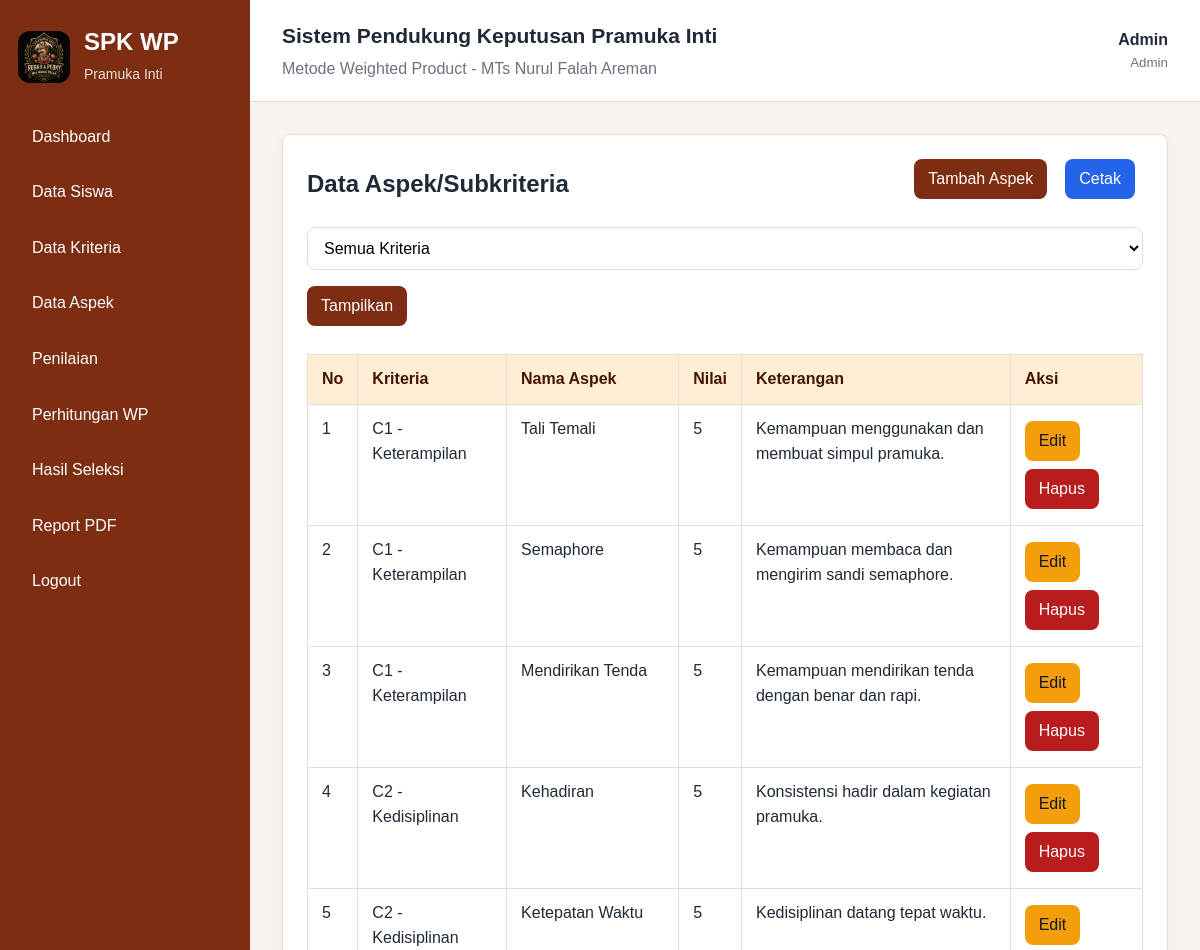
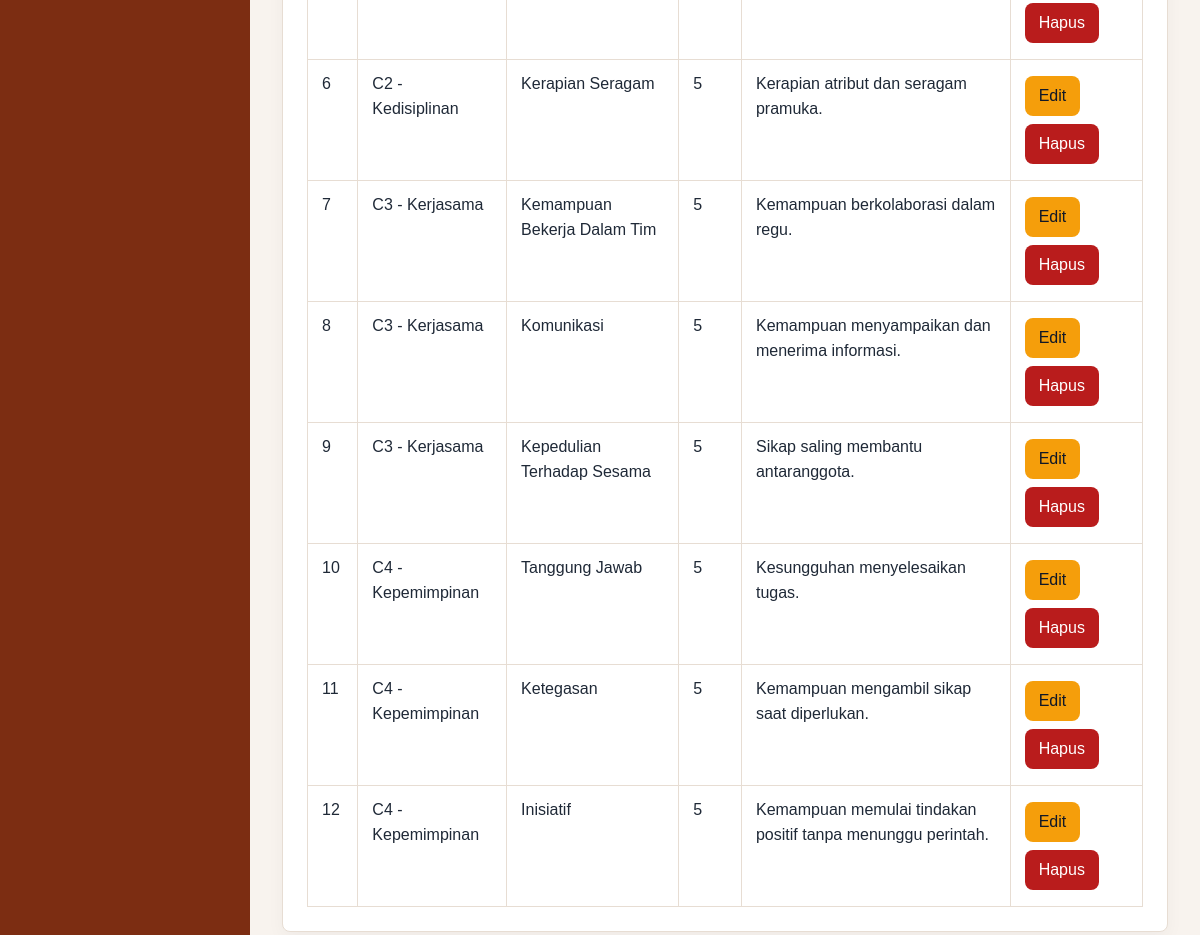
/pages/aspek/index.php (signed in), run on the app's committed database (2 pictures, top to bottom).
### tables this page shows
CREATE TABLE aspek (
    id_aspek INT AUTO_INCREMENT PRIMARY KEY,
    id_kriteria INT NOT NULL,
    nama_aspek VARCHAR(100) NOT NULL,
    nilai INT NOT NULL,
    keterangan TEXT,
    CONSTRAINT fk_aspek_kriteria FOREIGN KEY (id_kriteria) REFERENCES kriteria(id_kriteria) ON DELETE CASCADE ON UPDATE CASCADE
);

CREATE TABLE kriteria (
    id_kriteria INT AUTO_INCREMENT PRIMARY KEY,
    kode_kriteria VARCHAR(10) NOT NULL UNIQUE,
    nama_kriteria VARCHAR(100) NOT NULL,
    bobot FLOAT NOT NULL,
    tipe ENUM('benefit','cost') NOT NULL DEFAULT 'benefit'
);

### includes/auth.php (called while the page is built, shortened)
<?php
function base_url(string $path = ''): string
{
    static $base = null;
    if ($base === null) {
        $documentRoot = realpath($_SERVER['DOCUMENT_ROOT'] ?? '');
        $projectRoot = realpath(dirname(__DIR__));
        if ($documentRoot && $projectRoot) {
            $documentRoot = rtrim(str_replace('\\', '/', $documentRoot), '/');
            $projectRoot = str_replace('\\', '/', $projectRoot);
            if (stripos($projectRoot, $documentRoot) === 0) {
                $base = trim(substr($projectRoot, strlen($documentRoot)), '/');
                $base = $base === '' ? '' : '/' . $base;
            }
        }
    }
    return $base . ($path ? '/' . ltrim($path, '/') : '');
}
function e($value): string
{
    return htmlspecialchars((string) $value, ENT_QUOTES, 'UTF-8');
}
function user_role(): string
{
    return $_SESSION['user']['role'] ?? '';
}

### pages/aspek/index.php (the view, shortened to what this page needs)
<?php
require_once __DIR__ . '/../../config/database.php';
require_once __DIR__ . '/../../includes/auth.php';
$idKriteria = (int) ($_GET['id_kriteria'] ?? 0);
$sql = 'SELECT a.*, k.kode_kriteria, k.nama_kriteria FROM aspek a JOIN kriteria k ON k.id_kriteria=a.id_kriteria';
$params = [];
$sql .= ' ORDER BY k.kode_kriteria ASC, a.id_aspek ASC';
$stmt = $pdo->prepare($sql);
$stmt->execute($params);
$rows = $stmt->fetchAll();
include __DIR__ . '/../../includes/header.php';
?>
<div class="card">
    <div class="toolbar"><h2>Data Aspek/Subkriteria</h2><div><a class="btn btn-primary" href="tambah.php">Tambah Aspek</a><a class="btn btn-print" href="cetak.php<?= $idKriteria ? '?id_kriteria=' . e($idKriteria) : '' ?>" target="_blank">Cetak</a></div></div>
    <form method="get" class="toolbar"><select name="id_kriteria"><option value="0">Semua Kriteria</option></select><button class="btn btn-primary">Tampilkan</button></form>
    <div class="table-responsive"><table><thead><tr><th>No</th><th>Kriteria</th><th>Nama Aspek</th><th>Nilai</th><th>Keterangan</th><th>Aksi</th></tr></thead><tbody><?php foreach ($rows as $i => $row): ?><tr><td><?= $i + 1 ?></td><td><?= e($row['kode_kriteria'] . ' - ' . $row['nama_kriteria']) ?></td><td><?= e($row['nama_aspek']) ?></td><td><?= e($row['nilai']) ?></td><td><?= e($row['keterangan']) ?></td><td><a class="btn btn-warning" href="edit.php?id=<?= e($row['id_aspek']) ?>">Edit</a><a class="btn btn-danger" href="hapus.php?id=<?= e($row['id_aspek']) ?>" data-confirm="Hapus aspek ini?">Hapus</a></td></tr><?php endforeach; ?></tbody></table></div>
</div>
<?php include __DIR__ . '/../../includes/footer.php'; ?>

### includes/header.php (shortened to what this page needs)
<?php
require_once __DIR__ . '/auth.php';
?>
<!DOCTYPE html>
<html lang="id">
<head>
    <link rel="stylesheet" href="<?= e(base_url('assets/css/style.css')) ?>">
</head>
<body>
<div class="app">
    <?php include __DIR__ . '/sidebar.php'; ?>
    <main class="main">
        <header class="topbar">
            <div>
                <h1>Sistem Pendukung Keputusan Pramuka Inti</h1>
                <p>Metode Weighted Product - MTs Nurul Falah Areman</p>
            </div>
            <div class="user-box">
                <strong><?= e($_SESSION['user']['nama'] ?? '') ?></strong>
                <small><?= e(str_replace('_', ' ', user_role())) ?></small>
            </div>
        </header>
        <section class="content">

### includes/sidebar.php
<aside class="sidebar">
    <div class="brand">
        <img src="<?= e(base_url('logo.png')) ?>" alt="Logo SPK Pramuka WP" class="brand-logo">
        <div>SPK WP<br><span>Pramuka Inti</span></div>
    </div>
    <nav>
        <a href="<?= e(base_url('index.php')) ?>">Dashboard</a>
        <a href="<?= e(base_url('pages/siswa/index.php')) ?>">Data Siswa</a>
        <a href="<?= e(base_url('pages/kriteria/index.php')) ?>">Data Kriteria</a>
        <a href="<?= e(base_url('pages/aspek/index.php')) ?>">Data Aspek</a>
        <a href="<?= e(base_url('pages/penilaian/index.php')) ?>">Penilaian</a>
        <a href="<?= e(base_url('pages/perhitungan/index.php')) ?>">Perhitungan WP</a>
        <a href="<?= e(base_url('pages/hasil-seleksi/index.php')) ?>">Hasil Seleksi</a>
        <a href="<?= e(base_url('pages/report/index.php')) ?>">Report PDF</a>
        <a href="<?= e(base_url('logout.php')) ?>" class="logout">Logout</a>
    </nav>
</aside>

### includes/footer.php (shortened to what this page needs)
        </section>
    </main>
</div>
</body>
</html>

### assets/css/style.css (style rules this page uses)
:root { --primary: #7c2d12; --primary-light: #ffedd5; --dark: #1f2937; --muted: #6b7280; --border: #e7ddd3; --bg: #f8f3ee; --white: #ffffff; --danger: #b91c1c; --warning: #854d0e; }
* { box-sizing: border-box; }
body { margin: 0; font-family: Arial, sans-serif; background: var(--bg); color: var(--dark); line-height: 1.55; }
a { color: inherit; text-decoration: none; }
input, select, textarea, button { font: inherit; }
.app { min-height: 100vh; display: flex; }
.sidebar { width: 250px; background: var(--primary); color: var(--white); padding: 28px 18px; position: fixed; inset: 0 auto 0 0; overflow-y: auto; }
.brand { display: flex; align-items: center; gap: 14px; font-size: 24px; font-weight: 700; margin-bottom: 28px; line-height: 1.2; }
.brand span { font-size: 14px; font-weight: 400; opacity: .85; }
.brand-logo { width: 52px; height: 52px; object-fit: contain; border-radius: 12px; flex-shrink: 0; }
.sidebar nav { display: grid; gap: 10px; }
.sidebar a { display: block; padding: 12px 14px; border-radius: 8px; color: var(--white); line-height: 1.35; }
.main { margin-left: 250px; flex: 1; min-width: 0; }
.topbar { background: var(--white); border-bottom: 1px solid var(--border); padding: 20px 32px; display: flex; align-items: center; justify-content: space-between; gap: 20px; }
.topbar h1 { margin: 0; font-size: 21px; }
.topbar p { margin: 4px 0 0; color: var(--muted); }
.user-box { text-align: right; min-width: max-content; }
.user-box small { display: block; color: var(--muted); text-transform: capitalize; }
.content { padding: 32px; }
.card { background: var(--white); border: 1px solid var(--border); border-radius: 8px; padding: 24px; margin-bottom: 24px; box-shadow: 0 6px 18px rgba(15, 23, 42, .04); }
.card h2, .card h3 { margin: 0 0 16px; line-height: 1.3; }
.toolbar { display: flex; justify-content: space-between; gap: 16px; flex-wrap: wrap; align-items: center; margin-bottom: 20px; }
.toolbar h2 { margin: 0; line-height: 1.3; }
.toolbar>div { display: flex; flex-wrap: wrap; gap: 10px; }
.table-responsive { overflow-x: auto; }
table { width: 100%; border-collapse: collapse; background: var(--white); }
th, td { border: 1px solid var(--border); padding: 12px 14px; text-align: left; vertical-align: top; }
th { background: var(--primary-light); color: #431407; }
td .btn { margin: 4px 6px 4px 0; }
input, select, textarea { width: 100%; border: 1px solid var(--border); border-radius: 8px; padding: 11px 12px; background: #fff; }
.btn { display: inline-flex; align-items: center; justify-content: center; gap: 6px; border: 0; border-radius: 8px; padding: 10px 14px; cursor: pointer; background: #e5e7eb; color: var(--dark); margin: 0 8px 8px 0; line-height: 1.25; min-height: 40px; }
.btn-primary { background: var(--primary); color: var(--white); }
.btn-danger { background: var(--danger); color: var(--white); }
.btn-warning { background: #f59e0b; color: #111827; }
.btn-print { background: #2563eb; color: var(--white); }

### data on the page
aspek: id_kriteria.nama_kriteria "C1 - Keterampilan", nama_aspek "Tali Temali", nilai "5", keterangan "Kemampuan menggunakan dan membuat simpul pramuka."
aspek: id_kriteria.nama_kriteria "C1 - Keterampilan", nama_aspek "Semaphore", nilai "5", keterangan "Kemampuan membaca dan mengirim sandi semaphore."
aspek: id_kriteria.nama_kriteria "C1 - Keterampilan", nama_aspek "Mendirikan Tenda", nilai "5", keterangan "Kemampuan mendirikan tenda dengan benar dan rapi."
aspek: id_kriteria.nama_kriteria "C2 - Kedisiplinan", nama_aspek "Kehadiran", nilai "5", keterangan "Konsistensi hadir dalam kegiatan pramuka."
aspek: id_kriteria.nama_kriteria "C2 - Kedisiplinan", nama_aspek "Ketepatan Waktu", nilai "5", keterangan "Kedisiplinan datang tepat waktu."
aspek: id_kriteria.nama_kriteria "C2 - Kedisiplinan", nama_aspek "Kerapian Seragam", nilai "5", keterangan "Kerapian atribut dan seragam pramuka."
aspek: id_kriteria.nama_kriteria "C3 - Kerjasama", nama_aspek "Kemampuan Bekerja Dalam Tim", nilai "5", keterangan "Kemampuan berkolaborasi dalam regu."
aspek: id_kriteria.nama_kriteria "C3 - Kerjasama", nama_aspek "Komunikasi", nilai "5", keterangan "Kemampuan menyampaikan dan menerima informasi."
aspek: id_kriteria.nama_kriteria "C3 - Kerjasama", nama_aspek "Kepedulian Terhadap Sesama", nilai "5", keterangan "Sikap saling membantu antaranggota."
aspek: id_kriteria.nama_kriteria "C4 - Kepemimpinan", nama_aspek "Tanggung Jawab", nilai "5", keterangan "Kesungguhan menyelesaikan tugas."
aspek: id_kriteria.nama_kriteria "C4 - Kepemimpinan", nama_aspek "Ketegasan", nilai "5", keterangan "Kemampuan mengambil sikap saat diperlukan."
aspek: id_kriteria.nama_kriteria "C4 - Kepemimpinan", nama_aspek "Inisiatif", nilai "5", keterangan "Kemampuan memulai tindakan positif tanpa menunggu perintah."

### other printed values
$_SESSION['user']['nama'] "Admin"
str_replace('_', ' ', user_role()) "Admin"
